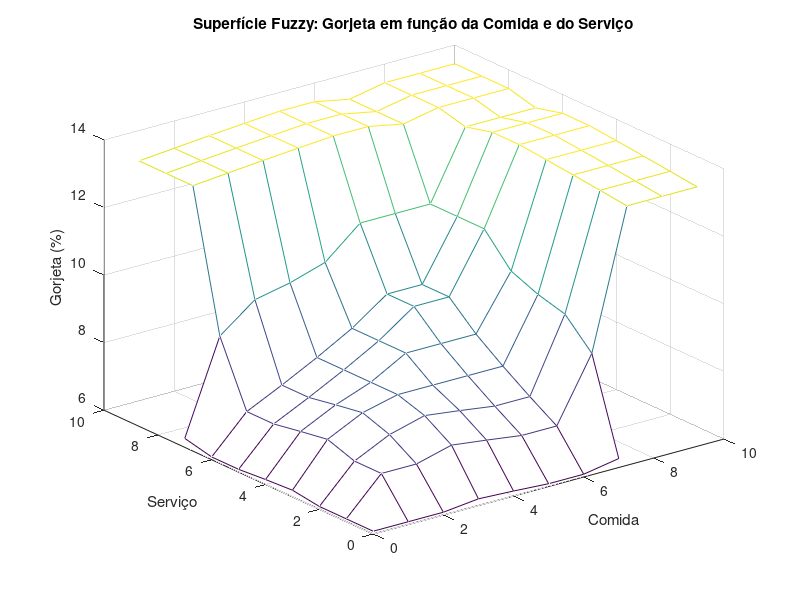

This chart was generated by the following MATLAB code:
% --- Cálculo de gorjeta usando Lógica Nebulosa (Octave compatível) ---
pkg load fuzzy-logic-toolkit

% Criação do sistema fuzzy
fis = newfis('gorjeta', 'mamdani');

% Entradas: comida e serviço
fis = addvar(fis, 'input', 'comida', [0 10]);
fis = addmf(fis, 'input', 1, 'ruim', 'trapmf', [-1 0 2 5]);
fis = addmf(fis, 'input', 1, 'media', 'trapmf', [0 5 6 8]);
fis = addmf(fis, 'input', 1, 'boa', 'trapmf', [6 8 10 12]);

fis = addvar(fis, 'input', 'servico', [0 10]);
fis = addmf(fis, 'input', 2, 'ruim', 'trapmf', [-1 0 2 5]);
fis = addmf(fis, 'input', 2, 'medio', 'trapmf', [0 5 6 8]);
fis = addmf(fis, 'input', 2, 'bom', 'trapmf', [6 8 10 12]);

% Saída: gorjeta (5% a 15%)
fis = addvar(fis, 'output', 'gorjeta', [5 15]);
fis = addmf(fis, 'output', 1, 'baixa', 'trapmf', [4 5 6 8]);
fis = addmf(fis, 'output', 1, 'media', 'trapmf', [7 9 10 12]);
fis = addmf(fis, 'output', 1, 'alta',  'trapmf', [11 13 15 16]);

% Regras fuzzy ajustadas
ruleList = [
  % comida  servico  gorjeta  peso  operador
  1 1 1 1 1;   % Ruim e Ruim → Gorjeta baixa (≈5%)
  1 2 1 1 1;   % Ruim e Média → Baixa
  2 1 1 1 1;   % Média e Ruim → Baixa
  2 2 2 1 1;   % Média e Média → Média (≈10%)
  2 3 3 1 1;   % Média e Boa → Alta (≈15%)
  3 2 3 1 1;   % Boa e Média → Alta (≈15%)
  3 3 3 1 1;   % Boa e Boa → Alta (≈15%)
];
fis = addrule(fis, ruleList);

% Entrada de dados
comida = input("Qualidade da comida (0 a 10): ");
servico = input("Qualidade do serviço (0 a 10): ");

% Avaliação
gorjeta = evalfis([comida servico], fis);
printf("Comida=%.1f | Serviço=%.1f → Gorjeta sugerida: %.2f%%\n", comida, servico, gorjeta);

% --- Geração do gráfico 3D ---
[x, y] = meshgrid(0:1:10, 0:1:10);
z = zeros(size(x));
for i = 1:size(x,1)
  for j = 1:size(x,2)
    z(i,j) = evalfis([x(i,j) y(i,j)], fis);
  end
end

mesh(x, y, z);
xlabel('Comida');
ylabel('Serviço');
zlabel('Gorjeta (%)');
title('Superfície Fuzzy: Gorjeta em função da Comida e do Serviço');
